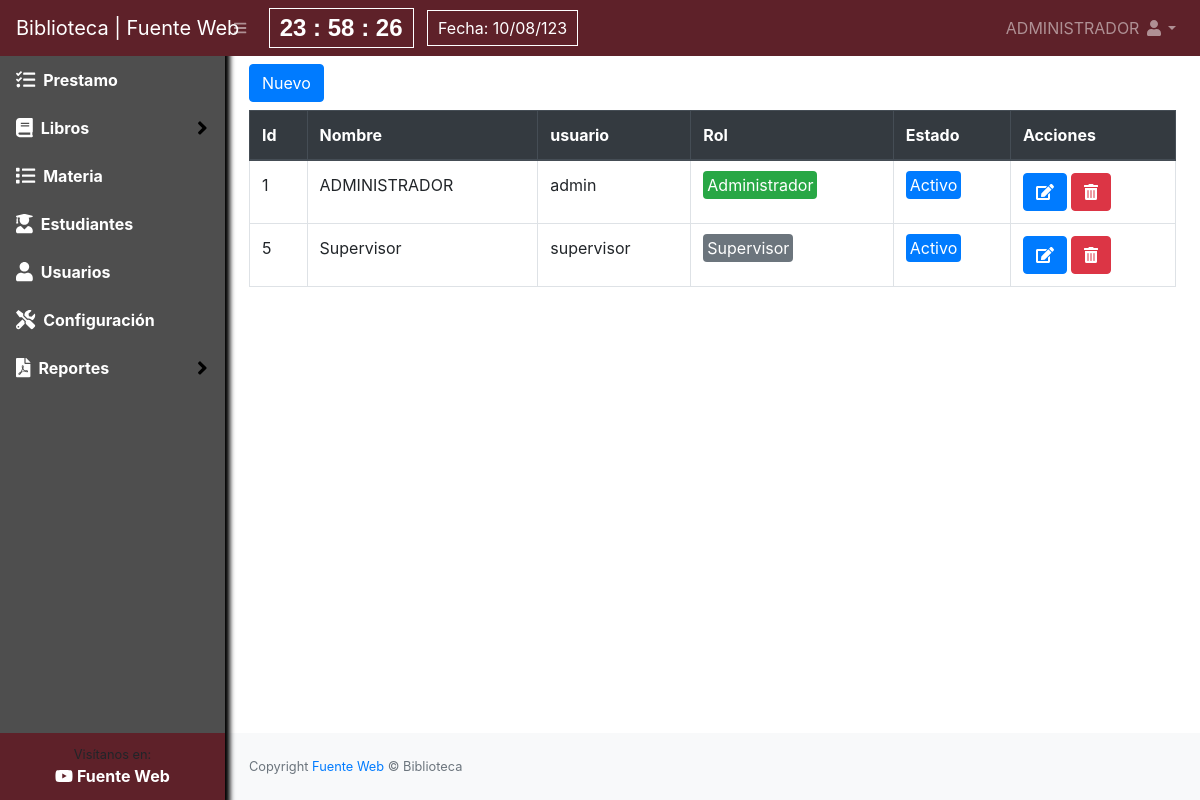
The page /usuarios/listar (signed in) on the database its author committed.
### tables this page shows
CREATE TABLE `usuarios` (
  `id` int(11) NOT NULL,
  `usuario` varchar(50) NOT NULL,
  `nombre` varchar(200) NOT NULL,
  `clave` varchar(100) NOT NULL,
  `rol` varchar(20) NOT NULL,
  `estado` int(11) NOT NULL DEFAULT 1
);

### Libraries/Core/Views.php (called while the page is built)
<?php
class Views{
    function getView($controller, $view, $data="", $alert="", $config = "", $cliente = "")
    {
        $controller = get_class($controller);
        if ($controller == "Home") {
            $view = "Views/".$view.".php";
        }else{
            $view = "Views/" . $controller . "/" . $view . ".php";
        }
        require_once($view);
    }
}
?>

### Controller/Usuarios.php (called while the page is built, shortened)
<?php
class Usuarios extends Controllers
{
    public function listar()
    {
        $data = $this->model->selectUsuarios();
        $this->views->getView($this, "listar", $data);
    }
}

### index.php (called while the page is built, shortened)
<?php
require_once("Helpers/Helpers.php");
require_once("Libraries/Core/Load.php");
?>

### Libraries/Core/Mysql.php (called while the page is built, shortened)
<?php
class Mysql extends Conexion{
    private $conexion;
    function __construct()
    {
        $this->conexion = new Conexion();
        $this->conexion = $this->conexion->conect();
    }
    public function select_all(string $query){
        $this->strquery = $query;
        $result = $this->conexion->prepare($this->strquery);
        $result->execute();
        $data = $result->fetchall(PDO::FETCH_ASSOC);
        return $data;
    }
}
?>

### Libraries/Core/Conexion.php (called while the page is built)
<?php
class Conexion{
    private $conect;
    public function __construct()
    {
      $conexion = "mysql:host=".HOST.";dbname=".BD.";.CHARSET.";
      try {
          $this->conect = new PDO($conexion, DB_USER, PASS);
          $this->conect->setAttribute(PDO::ATTR_ERRMODE, PDO::ERRMODE_EXCEPTION);
      } catch (PDOException $e) {
          $this->conect = "Error en la conexion";
          echo "Error: " . $e->getMessage();
      }
    }
    public function conect()
    {
        return $this->conect;
    }
}
?>

### Models/UsuariosModel.php (called while the page is built, shortened)
<?php
class UsuariosModel extends Mysql{
    public function selectUsuarios()
    {
        $sql = "SELECT * FROM usuarios";
        $res = $this->select_all($sql);
        return $res;
    }
}
?>

### Helpers/Helpers.php (called while the page is built, shortened)
<?php
function base_url()
{
    return BASE_URL;
}
?>

### Views/usuarios/listar.php (the view, shortened to what this page needs)
<div id="layoutSidenav_content">
    <main>
        <div class="container-fluid">
            <div class="row">
                <div class="col-lg-12 mt-2">
                    <div class="row">
                        <div class="col-lg-6 mb-2">
                            <button class="btn btn-primary" type="button" data-toggle="modal" data-target="#nuevo_user">Nuevo</button>
                        </div>
                    </div>
                    <div class="table-responsive">
                        <table class="table table-hover table-bordered" id="table">
                            <thead class="thead-dark">
                                <tr>
                                    <th>Id</th>
                                    <th>Nombre</th>
                                    <th>usuario</th>
                                    <th>Rol</th>
                                    <th>Estado</th>
                                    <th>Acciones</th>
                                </tr>
                            </thead>
                            <tbody>
                                <?php
                                foreach ($data as $us) {
                                    if ($us['rol'] == 1) {
                                        $rol = '<span class="badge-success p-1 rounded">Administrador</span>';
                                    } else {
                                        $rol = '<span class="badge-secondary p-1 rounded">Supervisor</span>';
                                    }
                                    if ($us['estado'] == 1) {
                                        $estado = '<span class="badge-primary p-1 rounded">Activo</span>';
                                    } else {
                                        $estado = '<span class="badge-danger p-1 rounded">Inactivo</span>';
                                    }
                                ?>
                                    <tr>
                                        <td><?php echo $us['id']; ?></td>
                                        <td><?php echo $us['nombre']; ?></td>
                                        <td><?php echo $us['usuario']; ?></td>
                                        <td><?php echo $rol; ?></td>
                                        <td><?php echo $estado; ?></td>
                                        <td>
                                            <a href="<?php echo base_url() ?>Usuarios/editar?id=<?php echo $us['id']; ?>" class="btn btn-primary"><i class="fas fa-edit"></i></a>
                                            <?php if ($us['estado'] == 1) { ?>
                                                <form action="<?php echo base_url() ?>Usuarios/eliminar" method="post" class="d-inline eliminar">
                                                    <button type="submit" class="btn btn-danger"><i class="fas fa-trash-alt"></i></button>
                                                </form>
                                            <?php } ?>
                                        </td>
                                    </tr>
                                <?php } ?>
                            </tbody>
                        </table>
                    </div>
                </div>
            </div>
        </div>
    </main>

### rows shown on the page
usuarios: id "1", nombre "ADMINISTRADOR", usuario "admin", rol "Administrador", estado "Activo"
usuarios: id "5", nombre "Supervisor", usuario "supervisor", rol "Supervisor", estado "Activo"

### other values the page prints
$_SESSION['nombre'] "ADMINISTRADOR"
